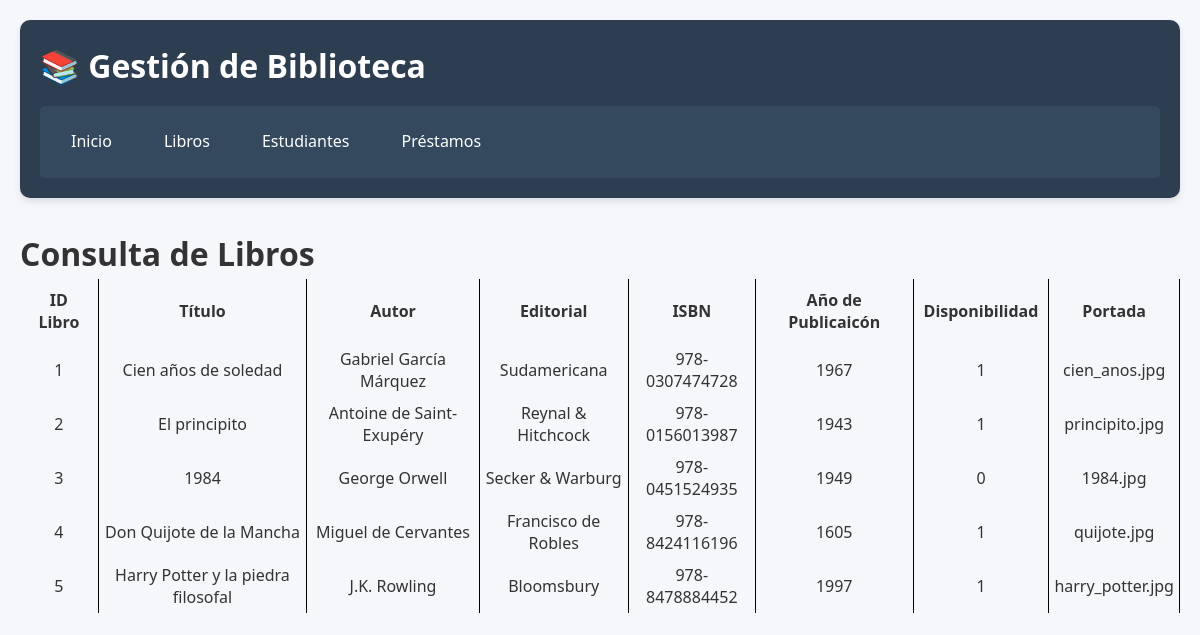
/libros_listar.php, run on the app's committed database.
### tables this page shows
CREATE TABLE Libros (
    id_libro INTEGER UNSIGNED NOT NULL AUTO_INCREMENT,
    titulo VARCHAR(100),
    autor VARCHAR(100),
    editorial VARCHAR(50),
    isbn VARCHAR(20),
    año_publicacion INTEGER,
    disponible BOOLEAN DEFAULT true,
    portada VARCHAR(300),
    PRIMARY KEY(id_libro)
);

### libros_listar.php (the view, shortened to what this page needs)
<HTML LANG="es">
<HEAD>
   <link rel="stylesheet" href="css/estilos.css">
</head>
<body>
   <div class="container">
      <header>
         <h1>📚 Gestión de Biblioteca</h1>
         <nav class="main-menu">
                  <a href="index.php">Inicio</a>
                  <a href="libros.html">Libros</a>
                  <a href="estudiantes.html">Estudiantes</a>
                  <a href="prestamos.html">Préstamos</a>
         </nav>
      </header>
   <H1>Consulta de Libros</H1>
   <?PHP
         $conexion = mysqli_connect ("localhost", "root", "rootroot")
            or die ("No se puede conectar con el servidor");
         mysqli_select_db ($conexion,"biblioteca_escolar")
            or die ("No se puede seleccionar la base de datos");
         $instruccion = "select * from libros";
         $consulta = mysqli_query ($conexion,$instruccion)
            or die ("Fallo en la consulta");
         $nfilas = mysqli_num_rows ($consulta);
         if ($nfilas > 0)
         {
            print ("<TABLE style=' width: 100%; text-align: center; border-collapse: collapse;'>\n");
            print ("<TR>\n");
            print ("<TH  style='border-right: 1px solid black; padding: 10px;'>ID Libro</TH>\n");
            print ("<TH  style='border-right: 1px solid black; padding: 10px;'>Título</TH>\n");
            print ("<TH  style='border-right: 1px solid black; padding: 10px;'>Autor</TH>\n");
            print ("<TH  style='border-right: 1px solid black; padding: 10px;'>Editorial</TH>\n");
            print ("<TH  style='border-right: 1px solid black; padding: 10px;'>ISBN</TH>\n");
            print ("<TH  style='border-right: 1px solid black; padding: 10px;'>Año de Publicaicón</TH>\n");
            print ("<TH  style='border-right: 1px solid black; padding: 10px;'>Disponibilidad</TH>\n");
            print ("<TH  style='border-right: 1px solid black; padding: 10px;'>Portada</TH>\n");
            print ("</TR>\n");
         for ($i=0; $i<$nfilas; $i++)
            {
               $resultado = mysqli_fetch_array ($consulta);
               print ("<TR>\n");
               print ("<TD  style='border-right: 1px solid black; padding: 5px;'>" . $resultado[0] . "</TD>\n");
            print ("<TD  style='border-right: 1px solid black; padding: 5px;'>" . $resultado['titulo'] . "</TD>\n");
               print ("<TD  style='border-right: 1px solid black; padding: 5px;'>" . $resultado['autor'] . "</TD>\n");
               print ("<TD  style='border-right: 1px solid black; padding: 5px;'>" . $resultado['editorial'] . "</TD>\n");
               print ("<TD  style='border-right: 1px solid black; padding: 5px;'>" . $resultado['isbn'] . "</TD>\n");
               print ("<TD  style='border-right: 1px solid black; padding: 5px;'>" . $resultado['año_publicacion'] . "</TD>\n");
               print ("<TD  style='border-right: 1px solid black; padding: 5px;'>" . $resultado['disponible'] . "</TD>\n");
               print ("<TD  style='border-right: 1px solid black; padding: 5px;'>" . $resultado['portada'] . "</TD>\n");
               print ("</TR>\n");
            }
            print ("</TABLE>\n");
         }
         else
            print ("No hay libros disponibles");
   ?>
   </div>
</BODY>
</HTML>

### css/estilos.css (style rules this page uses)
* { margin: 0; padding: 0; box-sizing: border-box; font-family: 'Segoe UI', Tahoma, Geneva, Verdana, sans-serif; }
body { background-color: #f5f7fa; color: #333; line-height: 1.6; }
.container { max-width: 1200px; margin: 0 auto; padding: 20px; }
header { background-color: #2c3e50; color: white; padding: 20px; border-radius: 10px; margin-bottom: 30px; box-shadow: 0 4px 6px rgba(0, 0, 0, 0.1); }
header h1 { margin-bottom: 15px; display: flex; align-items: center; gap: 10px; }
.main-menu { display: flex; gap: 20px; background-color: #34495e; padding: 15px; border-radius: 5px; }
.main-menu a { color: white; text-decoration: none; padding: 8px 16px; border-radius: 4px; transition: background-color 0.3s; }

### data on the page
libros: id_libro "1", titulo "Cien años de soledad", autor "Gabriel García Márquez", editorial "Sudamericana", isbn "978-0307474728", año_publicacion "1967", disponible "1", portada "cien_anos.jpg"
libros: id_libro "2", titulo "El principito", autor "Antoine de Saint-Exupéry", editorial "Reynal & Hitchcock", isbn "978-0156013987", año_publicacion "1943", disponible "1", portada "principito.jpg"
libros: id_libro "3", titulo "1984", autor "George Orwell", editorial "Secker & Warburg", isbn "978-0451524935", año_publicacion "1949", disponible "0", portada "1984.jpg"
libros: id_libro "4", titulo "Don Quijote de la Mancha", autor "Miguel de Cervantes", editorial "Francisco de Robles", isbn "978-8424116196", año_publicacion "1605", disponible "1", portada "quijote.jpg"
libros: id_libro "5", titulo "Harry Potter y la piedra filosofal", autor "J.K. Rowling", editorial "Bloomsbury", isbn "978-8478884452", año_publicacion "1997", disponible "1", portada "harry_potter.jpg"
